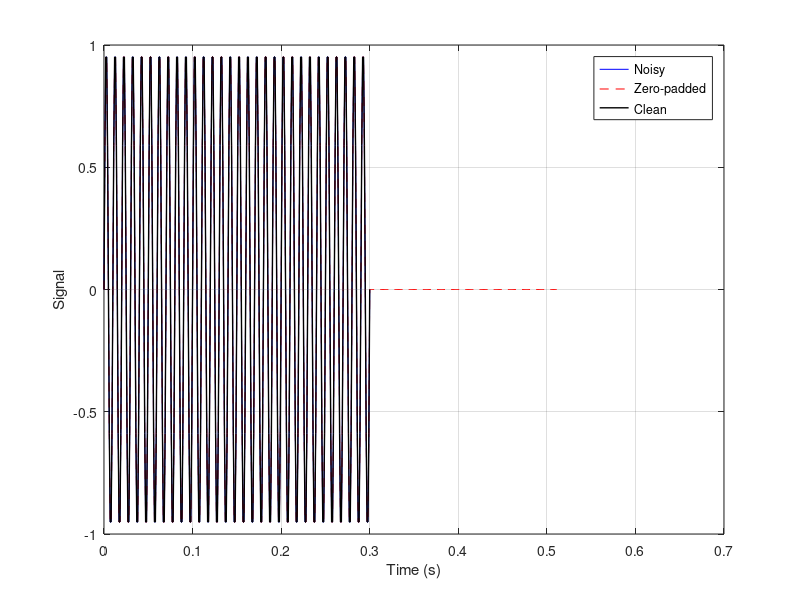
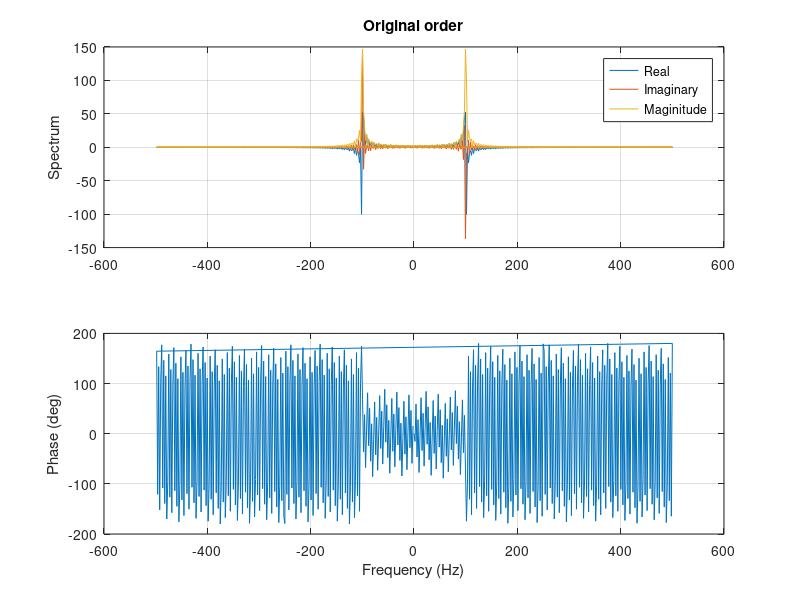
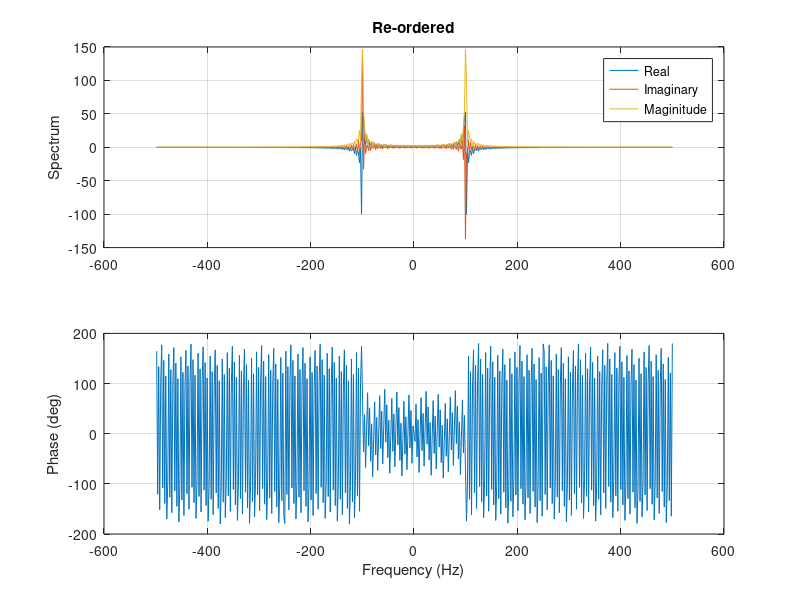
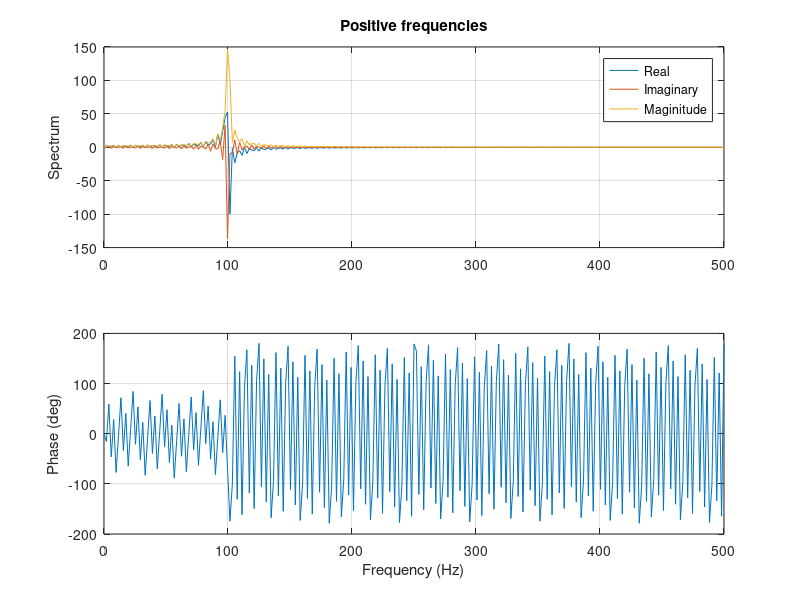

The MATLAB source for these figures, in order:
function FFTDemo()
%Simple program to demonstrate the use of Matlab's FFT function
%Alec Duncan, Physics and Astronomy, Curtin University
%August 2019

%Step 1 - Simulate a time domain signal to work with.  This is going to
%consist of two sinusoids in noise.
%Define the signal parameters:
TMax = 0.3;  %Signal duration (s)
F1 = 100; %Frequency of first sinusoid
A1 = 1.0; %Amplitude of first sinusoid

F2 = 120; %Frequency of second sinusoid
A2 = 0.5; %Amplitude of second sinusoid
A2=0

dT = 1e-3;  %Sample interval (s)
Fs = 1/dT;  %Sample rate (Samples/s)

% NoiseRms = 1.0;  %RMS noise
NoiseRms=0;

TVec = 0:dT:TMax;  %Build time vector
NPt = length(TVec);  %Number of points in signal

CleanSig = A1*sin(2*pi*F1*TVec) + A2*sin(2*pi*F2*TVec); %Noise free signal
Sig = CleanSig + NoiseRms * randn(1, NPt);  %Add the noise

%Now zero pad to a length equal to the next power of 2.
%Calculating the next power of two is easy if you realise that 
%log_a(X) = log_b(X)/log_b(a) (where a and b are the logarithm bases)
%I use this to calculate log_2(NPt) and then use ceil() to round up to the
%next integer
NextPower = ceil(log10(NPt)/log10(2));
NFFT = 2^NextPower; %Desired FFT length
NFFT

%Matlab's fft() function can zero-pad the data out to any desired length for you but I'm going
%to do it here so I can plot the resulting time series
NPad = NFFT - NPt; %Number of zeros required
PaddedSig = [Sig zeros(1,NPad)];

%I'm also going to calculate a padded time vector purely for plotting
TPad = TVec(end) + (1:NPad) * dT;
PaddedTVec = [TVec TPad];

%Plot the noisy signal, clean signal, and padded signal
figure(1);
clf;
hold on;
plot(TVec, Sig, 'b');
plot(PaddedTVec, PaddedSig, 'r--');
plot(TVec, CleanSig, 'k', 'LineWidth', 1);
xlabel('Time (s)')
ylabel('Signal');
legend('Noisy',  'Zero-padded', 'Clean');
grid on;
box on;

%Now do the FFT - this is the easy bit
Spec = fft(PaddedSig);

%Now calculate the corresponding frequency vector. Note that this has to be
%based on the padded signal length, NFFT, which is all that fft knows about, 
%not the original signal length (NPt).  
%There are different ways to do this, but this one works for me
dF = Fs/NFFT;  %Frequency interval
FPos = (0:NFFT/2)*dF;  %Positive frequencies
%Negative frequency vector excludes first point (0 frequency) and last
%point (NFFT/2*dF). fliplr (flip left-right) reverses the order of the elements in the
%vector.
FNeg = -fliplr(FPos(2:end-1)); 
FVec = [FPos FNeg];

%Plot the result.  Bear in mind that Spec will be complex
%Doing it this way makes sense if you are going to do processing in the frequency domain and then use ifft
%to transform back to the time domain but when plottting you get annoying "fly-back" lines
%between the max and min frequencies because of the order of the data
figure(2);
lPlotSpectrum(FVec, Spec, 'Original order');

%You can avoid the fly-back lines by re-ordering the vectors so the negative 
%frequencies come first.  Matlab's fftshift function is supposed to do
%this, but it swaps the first and second halves of a vector, which is not 
%correct as you actually need to
%put the last NFFT/2-1 points before the first NFFT/2+1 points.
FPlt = [FNeg FPos];
SpecPlt = [Spec(NFFT/2+2:end) Spec(1:NFFT/2+1)];

figure(3);
lPlotSpectrum(FPlt, SpecPlt, 'Re-ordered');

%If you are only interested in the positive frequencies you can just extract those:
IndPos = 1:NFFT/2+1;  
SpecPos = Spec(IndPos);

figure(4);
lPlotSpectrum(FPos, SpecPos, 'Positive frequencies');

%Spectra often have a wide dynamic range, so 
%it is often useful to plot the magnitude in dB and use a logarithmic
%frequency scale
figure(5);
lPlotdBSpectrum(FPos, SpecPos, 'dB spectrum')



%%%%%%%%%%%%%%%%%%%%%%%%%%%%%%%%%%%%%%%%%%%%%%%%%%%%%%%%%%%%%%%%%%%
function lPlotSpectrum(FVec, Spec, TitleStr)

clf;
subplot(2,1,1);
hold on;
plot(FVec, real(Spec));
plot(FVec, imag(Spec));
plot(FVec, abs(Spec));
legend('Real', 'Imaginary', 'Maginitude');
ylabel('Spectrum');
grid on;
box on;
title(TitleStr);


subplot(2,1,2);
plot(FVec, rad2deg(angle(Spec)));
ylabel('Phase (deg)');
xlabel('Frequency (Hz)');
grid on;
box on;


%%%%%%%%%%%%%%%%%%%%%%%%%%%%%%%%%%%%%%%%%%%%%%%%%%%%%%%%%%%%%%%%%%%
function lPlotdBSpectrum(FVec, Spec, TitleStr)
clf;
hold on;
plot(FVec, 20*log10(abs(Spec)));
ylabel('Spectrum (dB)');
set(gca, 'XScale', 'log');
grid on;
box on;
title(TitleStr);

xlabel('Frequency (Hz)');

